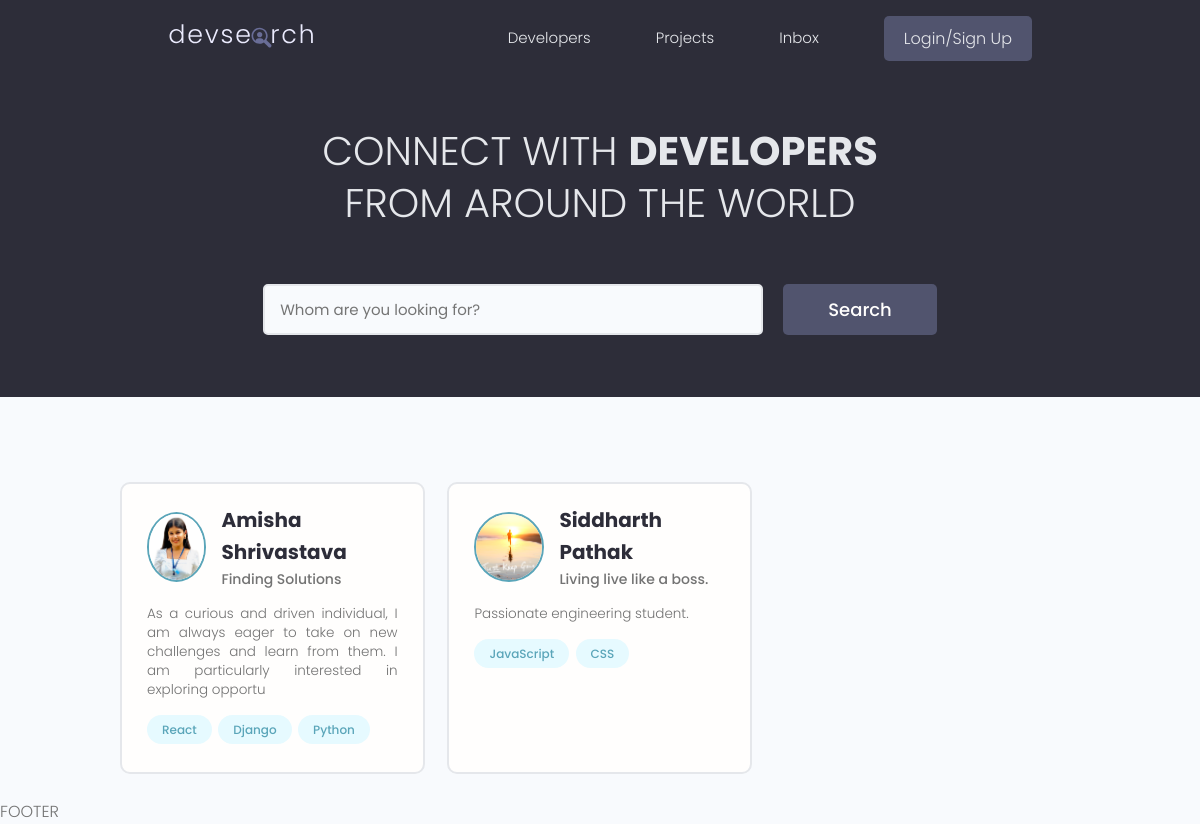
The app's page /, older data.
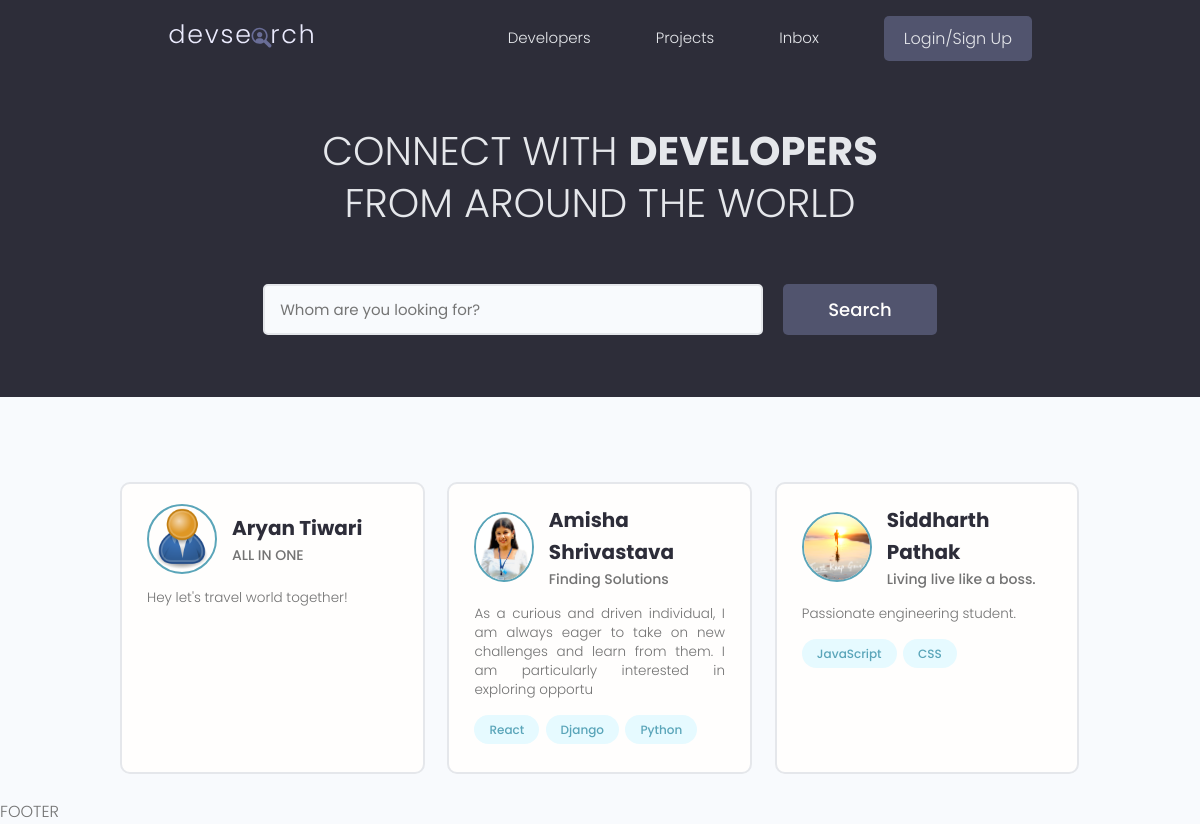
The same page, newer data.
### users/models.py (models this page shows, shortened)
class Profile(models.Model):
    user = models.OneToOneField(User, on_delete=models.CASCADE, null=True, blank=True)
    name = models.CharField(max_length=200, blank=True, null=True) #character field need max length
    email = models.EmailField(max_length=500, blank=True, null=True)
    username = models.CharField(max_length=200, blank=True, null=True)
    location = models.CharField(max_length=200, blank=True, null=True)
    short_intro = models.CharField(max_length=200, blank=True, null=True)
    bio = models.TextField(blank=True, null=True)
    profile_image = models.ImageField(null=True, blank=True, upload_to='profiles/', default='profiles/user-default.png') #requires image processig library pillow by default image goes to static folder
    social_github = models.CharField(max_length=200, blank=True, null=True)
    social_linkedin = models.CharField(max_length=200, blank=True, null=True)
    social_website = models.CharField(max_length=200, blank=True, null=True)
    social_twitter = models.CharField(max_length=200, blank=True, null=True)
    created = models.DateTimeField(auto_now_add=True)
    id = models.UUIDField(default=uuid.uuid4, unique=True, primary_key=True, editable=False)

class Skill(models.Model):
    owner = models.ForeignKey(Profile, on_delete=models.CASCADE)
    name = models.CharField(max_length=200, blank=True, null=True) #character field need max length
    description = models.TextField(blank=True, null=True)
    created = models.DateTimeField(auto_now_add=True)
    id = models.UUIDField(default=uuid.uuid4, unique=True, primary_key=True, editable=False)
    def __str__(self):
        return str(self.name) #cant use anything except string

### users/views.py (the view)
# urls.py: path('',views.profiles, name="profiles"),
def profiles(request):
    profiles, search_query = searchProfiles(request)
    custom_range, profiles = paginateProfiles(request, profiles, 3)
    context = {'profiles':profiles, 'search_query':search_query, 'custom_range':custom_range}
    return render(request, 'users/profiles.html', context)

### users/utils.py (called while the page is built)
def paginateProfiles(request, profiles, results):
    page = request.GET.get('page')
    paginator = Paginator(profiles, results)
    try:
        profiles = paginator.page(page)
    except PageNotAnInteger:
        page = 1
        profiles = paginator.page(page)
    except EmptyPage:
        page = paginator.num_pages
        profiles = paginator.page(page)
    left_index = (int(page)-4)
    if left_index<1:
        left_index=1
    right_index = (int(page)+5)
    if right_index>paginator.num_pages:
        right_index=paginator.num_pages
    custom_range = range(left_index,right_index+1)
    return custom_range, profiles

def searchProfiles(request):
    search_query = ''
    if request.GET.get('search_query'):
        search_query = request.GET.get('search_query')
    skills = Skill.objects.filter(name__icontains=search_query)
    profiles = Profile.objects.distinct().filter(Q(name__icontains=search_query)|
                                      Q(short_intro__icontains=search_query) |
                                      Q(skill__in=skills))
    return profiles, search_query

### users/templates/users/profiles.html (shortened to what this page needs)
{% extends "main.html"%}
{% block content%}
  <main class="home">
    <section class="hero-section text-center">
      <div class="container container--narrow">
        <div class="hero-section__box">
          <h2>CONNECT WITH <span>DEVELOPERS</span></h2>
          <h2>FROM AROUND THE WORLD</h2>
        </div>
        <div class="hero-section__search">
          <form id='searchForm' class="form" action="{% url 'profiles' %}" method="get">
            <div class="form__field">
              <input class="input input--text" id="formInput#search" type="text" name="search_query"
                value="{{search_query}}" placeholder="Whom are you looking for?" />
            </div>
            <input class="btn btn--sub btn--lg" type="submit" value="Search" />
          </form>
        </div>
      </div>
    </section>
    <section class="devlist">
      <div class="container">
        <div class="grid grid--three">
        {% for profile in profiles%}
          <div class="column card">
            <div class="dev">
              <a href="{% url 'user-profile' profile.id%}" class="card__body">
                <div class="dev__profile">
                  <img class="avatar avatar--md" src="{{profile.profile_image.url}}" alt="image" />
                  <div class="dev__meta">
                    <h3>{{profile.name}}</h3>
                    <h5>{{profile.short_intro|slice:"60"}}</h5>
                  </div>
                </div>
                <p class="dev__info">
                  {{profile.bio|slice:"150"}}
                </p>
                <div class="dev__skills">
                  {% for skill in profile.skill_set.all|slice:"5" %}
                  <span class="tag tag--pill tag--main">
                    <small>{{skill}}</small>
                  </span>
                  {% endfor %}
                </div>
              </a>
            </div>
          </div>
          {% endfor %}
        </div>
      </div>
    </section>
  </main>
  {% endblock %}

Row changes from the older to the newer data that the page shows:
added Profile: profile_image (placeholder picture), name "Aryan Tiwari", short_intro "ALL IN ONE", bio "Hey let's travel world together!"
